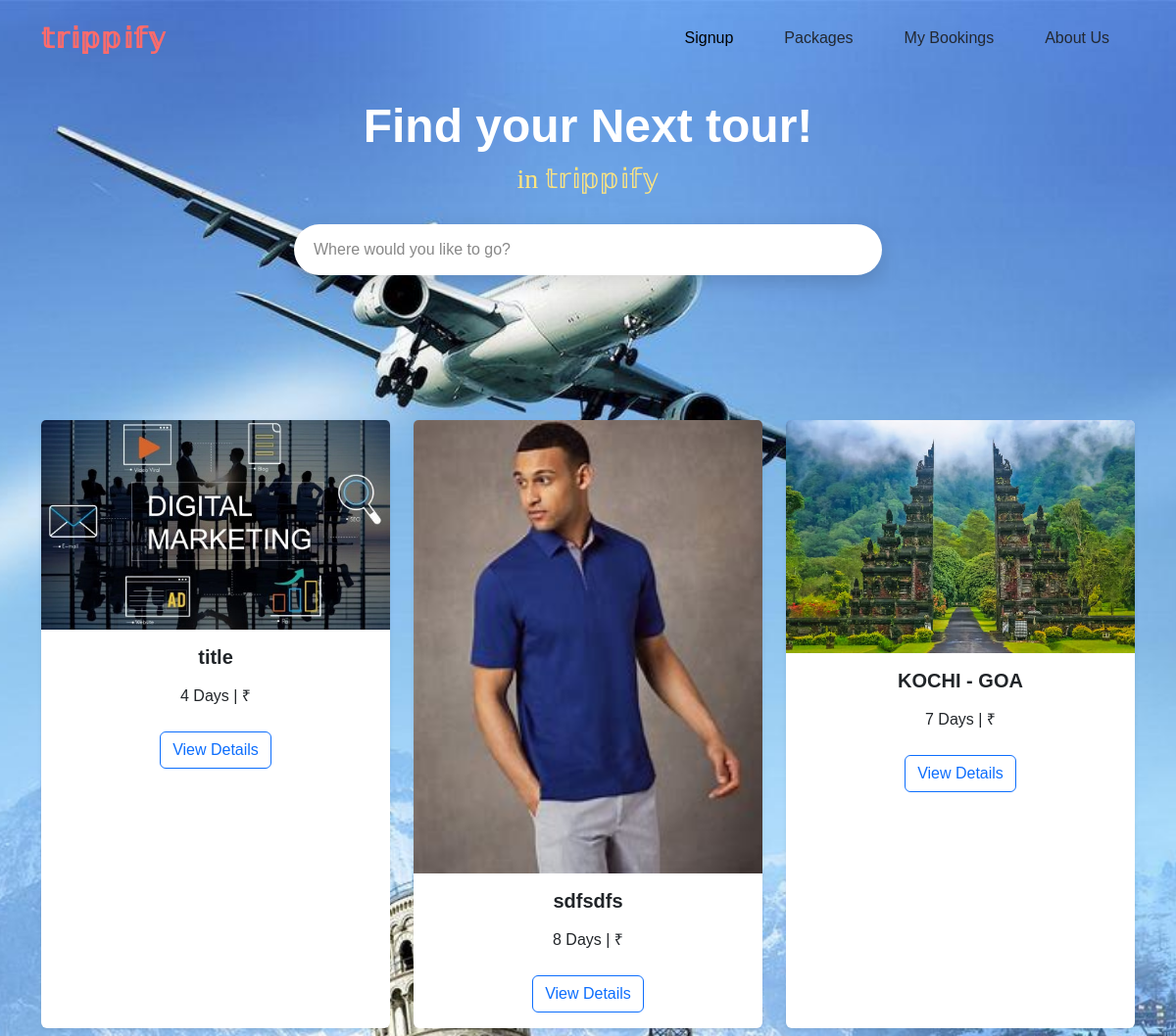
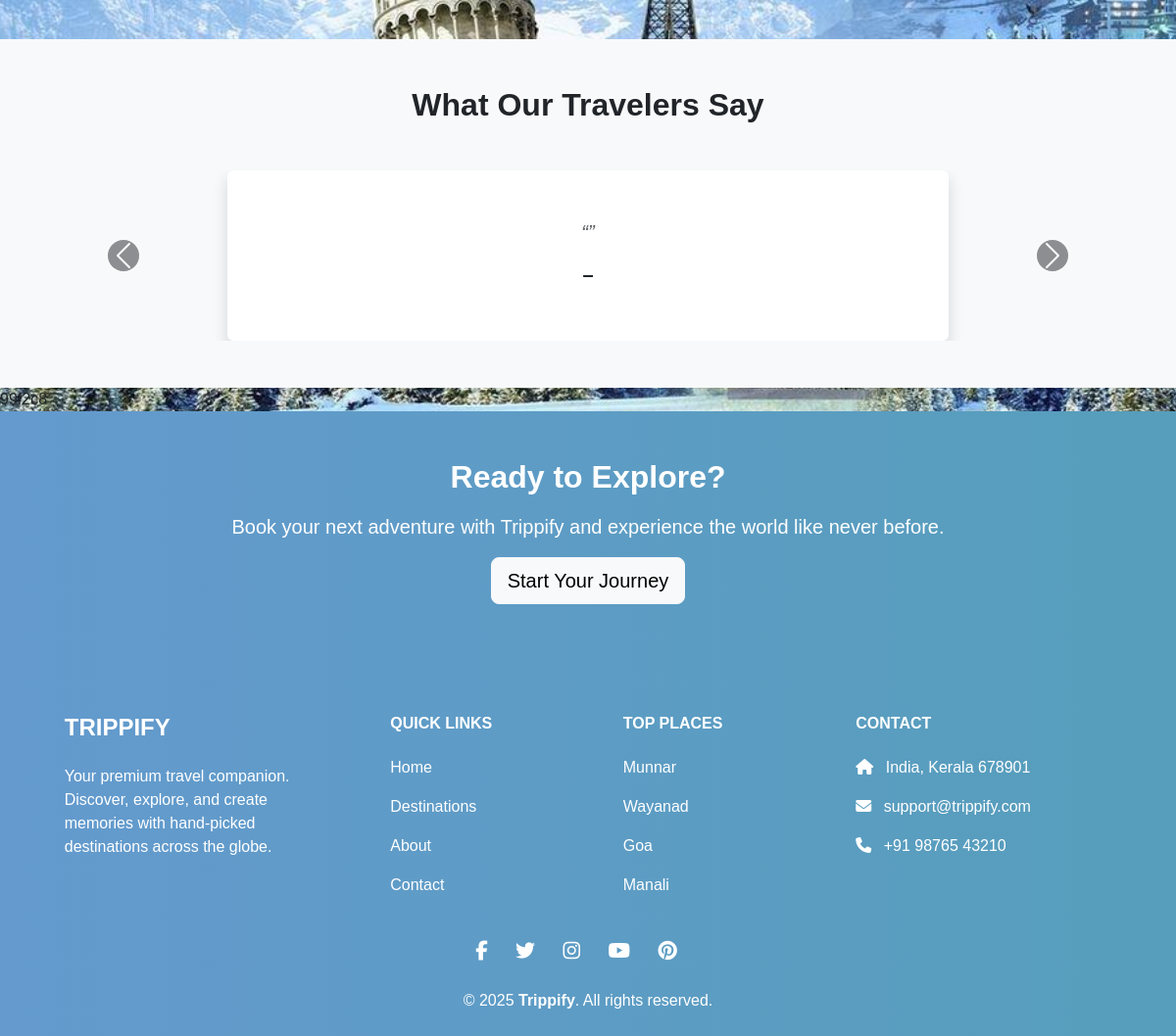
The page /home on the database its author committed (2 pictures, top to bottom).
### app/models.py (models this page shows, shortened)
class Package(models.Model):
    title = models.CharField(max_length=200)
    duration_days = models.IntegerField()
    description = models.TextField()
    included = models.TextField()
    start_date = models.DateField()
    end_date = models.DateField()
    image = models.ImageField(upload_to='packages/')
    image2 = models.ImageField(upload_to='packages/',null=False,default='')
    image3 = models.ImageField(upload_to='packages/',null=False,default='')

class Review(models.Model):
    customer = models.ForeignKey(Customer, on_delete=models.CASCADE)
    rating = models.IntegerField()
    comment = models.TextField()
    date_posted = models.DateTimeField(auto_now_add=True)

### app/views.py (the view)
# urls.py: path('home', views.home, name='home'),
def home(request):
    packages = Package.objects.all()[:6]  # Show latest 6 packages on homepage
    reviews = Review.objects.all()  # All reviews for testimonials
    context = {
    'Packages': packages,
    'Reviews': reviews,
    }
    return render(request,'home.html',context)

### templates/home.html (shortened to what this page needs)
{% load static %}
<!DOCTYPE html>
<html lang="en">
<head>
    <link href="https://cdn.jsdelivr.net/npm/bootstrap@5.3.0/dist/css/bootstrap.min.css" rel="stylesheet">
    <link rel="stylesheet" href="https://cdnjs.cloudflare.com/ajax/libs/font-awesome/6.4.0/css/all.min.css">
</head>
<body>
<nav class="navbar navbar-expand-lg fixed-top">
    <div class="container">
        <a class="navbar-brand" href="{% url 'home' %}">𝕥𝕣𝕚𝕡𝕡𝕚𝕗𝕪</a>
        <div class="collapse navbar-collapse" id="navbarNav">
            <ul class="navbar-nav ms-auto">
              {% if not user.is_authenticated %}
                <li class="nav-item">
                    <a class="btn btn-gradient nav-link active" style="border-radius: 50px;" href="{% url 'signup' %}">Signup</a>
                </li>
                {% endif %}
                <li class="nav-item">
                    <a class="nav-link" href="{% url 'packages' %}">Packages</a>
                </li>
                <li class="nav-item">
                  <a class="nav-link" href="{% url 'my_bookings' %}">My Bookings</a>
              </li>
                <li class="nav-item">
                    <a class="nav-link" href="{% url 'aboutus' %}">About Us</a>
                </li>
            </ul>
        </div>
    </div>
</nav>
<section class="banner">
    <div class="container">
      <div class="banner-text-item">
        <div class="banner-heading mb-4">
          <h1>Find your Next tour!</h1>
          <h3>in 𝕥𝕣𝕚𝕡𝕡𝕚𝕗𝕪</h3>
        </div>
        <form class="form">
          <input type="text" list="mylist" placeholder="Where would you like to go?">
        </form>
      </div>
    </div>
  </section>
<div class="container my-5">
  <div class="row g-4 justify-content-center">
    {% for i in Packages %}
    <div class="col-md-4">
      <div class="card destination-card h-100 shadow-sm border-0">
        <img src="{{ i.image.url }}" class="card-img-top" alt="{{ i.title }}">
        <div class="card-body text-center">
          <h5 class="card-title fw-bold">{{ i.title }}</h5>
          <p class="card-text">{{ i.duration_days }} Days | ₹{{ i.price }}</p>
          <a href="{% url 'viewpackagedetails' i.id %}" class="btn btn-outline-primary mt-2">View Details</a>
        </div>
      </div>
    </div>
    {% endfor %}
  </div>
</div>
  <section class="py-5 bg-light ">
    <div class="container text-center">
      <h2 class="fw-bold mb-5">What Our Travelers Say</h2>
      <div id="testimonialCarousel" class="carousel slide" data-bs-ride="carousel">
        <div class="carousel-inner">
          {% for Review in Reviews %}
          <div class="carousel-item {% if forloop.first %}active{% endif %}">
            <div class="row justify-content-center">
              <div class="col-md-8">
                <div class="bg-white p-5 shadow rounded">
                  <p class="text-muted fst-italic fs-5">“{{ Review.message }}”</p>
                  <h5 class="fw-bold mt-3">– {{ Review.name }}</h5>
                </div>
              </div>
            </div>
          </div>
          {% endfor %}
        </div>
        <button class="carousel-control-prev" type="button" data-bs-target="#testimonialCarousel" data-bs-slide="prev">
          <span class="carousel-control-prev-icon bg-dark rounded-circle" aria-hidden="true"></span>
        </button>
        <button class="carousel-control-next" type="button" data-bs-target="#testimonialCarousel" data-bs-slide="next">
          <span class="carousel-control-next-icon bg-dark rounded-circle" aria-hidden="true"></span>
        </button>
      </div>
    </div>
  </section>
99f2c8
<section class="py-5 text-white text-center" style="background: linear-gradient(to right,#649ace, #569ebb);">
  <div class="container">
    <h2 class="fw-bold mb-3">Ready to Explore?</h2>
    <p class="lead">Book your next adventure with Trippify and experience the world like never before.</p>
    <a href="/book-now" class="btn btn-light btn-lg">Start Your Journey</a>
  </div>
</section>
  <footer class="text-white pt-5 pb-4" style="background: linear-gradient(to right, #649ace, #569ebb);">
    <div class="container text-center text-md-start">
      <div class="row text-center text-md-start">
        <div class="col-md-3 col-lg-3 col-xl-3 mx-auto mt-3">
          <h4 class="text-uppercase fw-bold mb-4">Trippify</h4>
          <p>Your premium travel companion. Discover, explore, and create memories with hand-picked destinations across the globe.</p>
        </div>
        <div class="col-md-2 col-lg-2 col-xl-2 mx-auto mt-3">
          <h6 class="text-uppercase fw-bold mb-4">Quick Links</h6>
          <p><a href="/" class="text-white text-decoration-none">Home</a></p>
          <p><a href="/destinations" class="text-white text-decoration-none">Destinations</a></p>
          <p><a href="/about" class="text-white text-decoration-none">About</a></p>
          <p><a href="/contact" class="text-white text-decoration-none">Contact</a></p>
        </div>
        <div class="col-md-3 col-lg-2 col-xl-2 mx-auto mt-3">
          <h6 class="text-uppercase fw-bold mb-4">Top Places</h6>
          <p><a href="#" class="text-white text-decoration-none">Munnar</a></p>
          <p><a href="#" class="text-white text-decoration-none">Wayanad</a></p>
          <p><a href="#" class="text-white text-decoration-none">Goa</a></p>
          <p><a href="#" class="text-white text-decoration-none">Manali</a></p>
        </div>
        <div class="col-md-4 col-lg-3 col-xl-3 mx-auto mt-3">
          <h6 class="text-uppercase fw-bold mb-4">Contact</h6>
          <p><i class="fas fa-home me-2"></i> India, Kerala 678901</p>
          <p><i class="fas fa-envelope me-2"></i> support@trippify.com</p>
          <p><i class="fas fa-phone me-2"></i> +91 98765 43210</p>
        </div>
      </div>
      <div class="row mt-4">
        <div class="col-md-12 text-center">
          <a href="#" class="text-white me-4 fs-5"><i class="fab fa-facebook-f"></i></a>
          <a href="#" class="text-white me-4 fs-5"><i class="fab fa-twitter"></i></a>
          <a href="#" class="text-white me-4 fs-5"><i class="fab fa-instagram"></i></a>
          <a href="#" class="text-white me-4 fs-5"><i class="fab fa-youtube"></i></a>
          <a href="#" class="text-white me-4 fs-5"><i class="fab fa-pinterest"></i></a>
        </div>
      </div>
      <div class="text-center mt-4">
        <p class="mb-0">&copy; 2025 <strong>Trippify</strong>. All rights reserved.</p>
      </div>
    </div>
  </footer>
<link href="https://cdnjs.cloudflare.com/ajax/libs/aos/2.3.4/aos.css" rel="stylesheet">
</body>
</html>

### rows shown on the page
Package: image (picture), title "title", duration_days "4"
Package: image (picture), title "sdfsdfs", duration_days "8"
Package: image (picture), title "KOCHI - GOA", duration_days "7"
